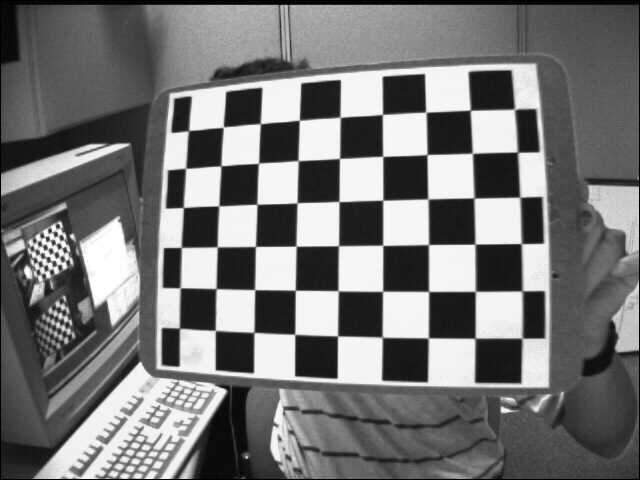
%> input picture Reference/sift图像匹配的纯matlab代码，研究图像配准的可以用这个/program-matlab/example/ima1.jpg, 640 x 480 px
$ octave script_example.m   (GNU Octave 9; MATLAB toolbox functions it lacks are replaced by stand-ins)
%> lines starting %> are read from the running program, lines starting %| are printed output that depends on the picture
### Reference/sift图像匹配的纯matlab代码，研究图像配准的可以用这个/program-matlab/example/detect_features.m

%/////////////////////////////////////////////////////////////////////////////////////////////
%
% detect_features - scale space feature detector based upon difference of gaussian filters.
%                 selects features based upon their maximum response in scale space
%
% Usage:  [features,pyr,imp,keys] = detect_features(img, scl, disp_flag, thresh, radius, radius2, radius3, min_sep, edgeratio)
%
% Parameters:
%
%            img :      original image
%            scl :      scaling factor between levels of the image pyramid
%            thresh :   threshold value for maxima search (minimum filter response considered)
%            radius :   radius for maxima comparison within current scale
%            radius2:   radius for maxima comparison between neighboring scales
%            radius3:   radius for edge rejection test
%            min_sep :  minimum separation for maxima selection.
%            edgeratio: maximum ratio of eigenvalues of feature curvature for edge rejection.
%            disp_flag: 1- display each scale level on separate figure.  0 - no display
%
% Returns:
%
%            features  - matrix with one row for each feature consisting of the following:
%              [x position,  y position, scale(sub-level), size of feature on image, edge flag,
%                            edge orientation, curvature of response through scale space ]
%
%            pyr, imp -  filter response and image pyramids
%            keys - key values generated for each feature by construct_key.m
%
% Notes:
%            recommended parameter values are:
%            scl = 1.5; thresh = 3;   radius = 4; radius2 = 4; radius3 = 4; min_sep = .04; edgeratio = 5;
%
% Author:
% Scott Ettinger
% scott.m.ettinger@intel.com
%
% May 2002
%/////////////////////////////////////////////////////////////////////////////////////////////


function [features,pyr,imp,keys] = detect_features(img, scl, disp_flag, thresh, radius, radius2, radius3, min_sep, edgeratio)

    if ~exist('scl')
        scl = 1.5;
    end

    if ~exist('thresh')
        thresh = 3;
    end

    if ~exist('radius')
        radius = 4;
    end

    if ~exist('radius2')
        radius2 = 4;
    end

    if ~exist('radius3')
        radius3 = 4;
    end

    if ~exist('min_sep')
        min_sep = .04;
    end

    if ~exist('edgeratio')
        edgeratio = 5;
    end

    if ~exist('disp_flag')
        disp_flag = 0;
    end


    if size(img,3) > 1
        img = rgb2gray(img);
    end

    % Computation of the maximum number of levels:
    Lmax = floor(min(log(2*size(img)/12)/log(scl)));

    %build image pyramid and difference of gaussians filter response pyramid
    [pyr,imp] = build_pyramid(img,Lmax,scl);
    %get the feature points
    pts = find_features(pyr,img,scl,thresh,radius,radius2,disp_flag,1);

    %classify points and create sub-pixel and sub-scale adjustments
    [features,keys] = refine_features(img,pyr,scl,imp,pts,radius3,min_sep,edgeratio);


### Reference/sift图像匹配的纯matlab代码，研究图像配准的可以用这个/program-matlab/example/resample_bilinear.m
%/////////////////////////////////////////////////////////////////////////////////////////////
% Author : Scott Ettinger
%
% resample_bilinear(img, ratio)
%
% resamples a 2d matrix by the ratio given by the ratio parameter using bilinear interpolation
% the 1,1 entry of the matrix is always duplicated.
%/////////////////////////////////////////////////////////////////////////////////////////////

function img2 = resample_bilinear(img, ratio)

img=double(img);

[h,w]=size(img);  %get size of image

[y,x]=meshgrid( 1:ratio:h-1, 1:ratio:w-1 );  %create vectors of X and Y values for new image
%[y,x]=meshgrid( 1:h-1, 1:w-1 );
[h2,w2] = size(x);                           %get dimensions of new image

x = x(:);     %convert to vectors
y = y(:);

alpha = x - floor(x);   %calculate alphas and betas for each point
beta = y - floor(y);

fx = floor(x);   fy = floor(y);

inw = fy + (fx-1)*h;    %create index for neighboring pixels
ine = fy + fx*h;
isw = fy+1 + (fx-1)*h;
ise = fy+1 + fx*h;

img2 = (1-alpha).*(1-beta).*img(inw) + ...  %interpolate
       (1-alpha).*beta.*img(isw) + ...
       alpha.*(1-beta).*img(ine) + ...
       alpha.*beta.*img(ise);

img2 = reshape(img2,h2,w2);                 %turn back into 2d
img2 = img2';

### Reference/sift图像匹配的纯matlab代码，研究图像配准的可以用这个/program-matlab/example/build_pyramid.m
%/////////////////////////////////////////////////////////////////////////////////////////////
%
% build_pyramid - build scaled image pyramid and difference of gaussians pyramid
%
% Usage:  [pyr,imp] = build_pyramid(img,levels,scl);
%
% Parameters:
%
%            img :      original image
%            levels :   number of levels in pyramid
%            scl :      scaling factor between pyramid levels
%
% Returns:
%
%            pyr :      difference of gaussians filtered image pyramid
%            imp :      image pyramid cell array
%
% Author:
% Scott Ettinger
% scott.m.ettinger@intel.com
%
% May 2002
%/////////////////////////////////////////////////////////////////////////////////////////////

function [pyr,imp] = build_pyramid(img,levels,scl)

img2 = img;
img2 = resample_bilinear(img2,1/2);         %expand to retain spatial frequencies

%img2 = imresize(img2,2,'bilinear');         %expand to retain spatial frequencies

sigma=1.5;    %variance for laplacian filter
sigma2=1.5;   %variance for downsampling

sig_delta = (1.6-.6)/levels;


for i=1:levels

     if i==1
         img3 = img2;
         img2 = filter_gaussian(img2,7,.5); %slightly filter bottom level
     end

     imp{i}=img2;
     A = filter_gaussian(img2,7,sigma);    %calculate difference of gaussians
     B = filter_gaussian(A,7,sigma);
     pyr{i} = A-B;                         %store result in cell array

     if i==1
         img2 = img3;
     else
         B = filter_gaussian(img2,7,sigma2);    %anti-alias for downsampling
         B = filter_gaussian(B,7,sigma2);
     end

     img2 = resample_bilinear(B,scl);       %downsample for next level

end

%show_pyramid(pyr)  %show pyramid if desired

%///////////////////////////////////////////////////////////////////////////////
% [11 lines left out: function show_pyramid, not called in this run]

### Reference/sift图像匹配的纯matlab代码，研究图像配准的可以用这个/program-matlab/example/script_example.m
img1 = imread('ima1.jpg');
%> img1 is the input picture: size 480x640 uint8; min 0, max 255, mean 117.8

figure(1);
image(img1);
colormap(gray(256));
title('ima1.jpg');

drawnow;

% Detect the SIFT features:
fprintf(1,'Computing the SIFT features for ima1.jpg...\n')
[features1,pyr1,imp1,keys1] = detect_features(img1);
%> in resample_bilinear, `img2 = reshape(img2,h2,w2);`:
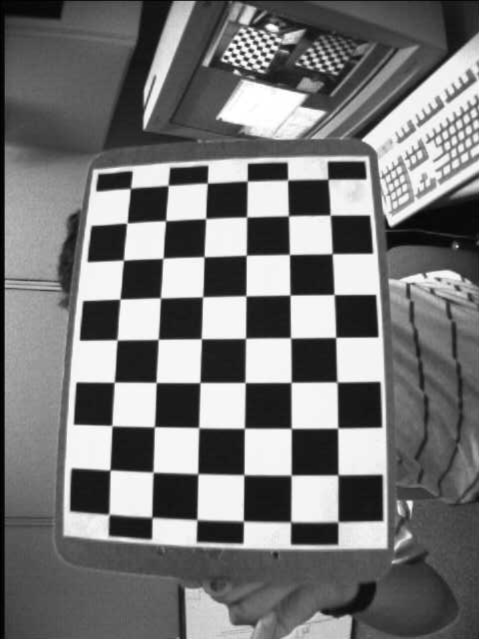
%> img2: size 1277x957 double (shown at 1/2 size); min 0, max 255, mean 118.3
%> in resample_bilinear, `img2 = img2';`:
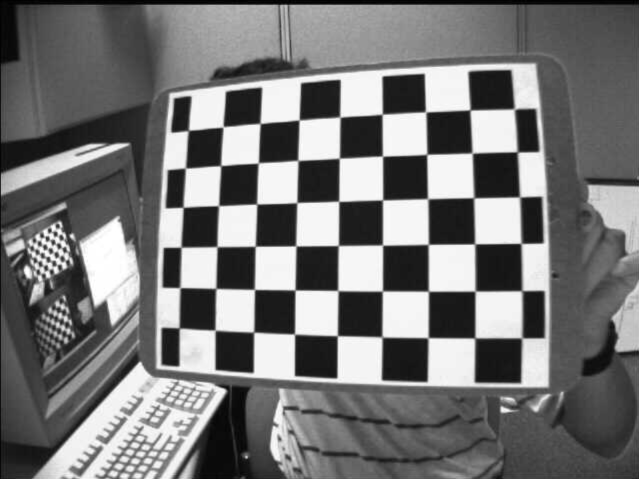
%> img2: size 957x1277 double (shown at 1/2 size); min 0, max 255, mean 118.3; mean of the top-left, top-right, bottom-left and bottom-right quarters 111, 123.8, 128.2, 110.3
%> the run ends on the next line
